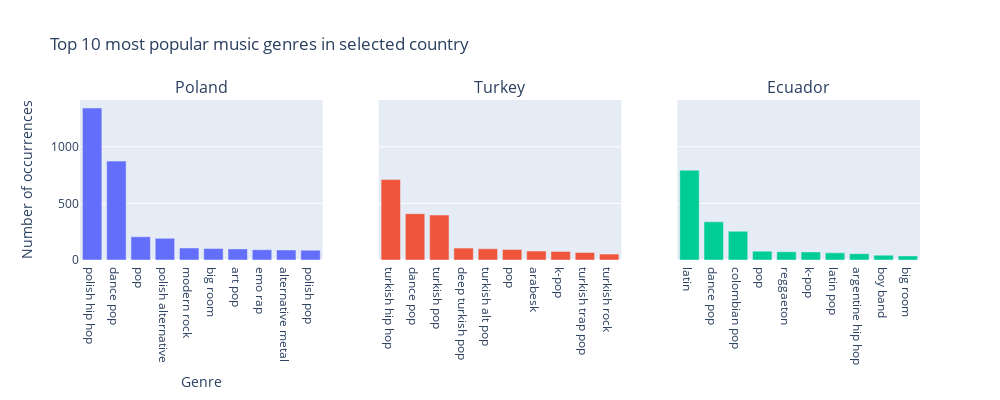

This figure's notebook cell:
### Markdown cell above
### Top 10 most popular music genres in selected country

### Code cell
poland_counts = df.query('Country == "Poland"')['Genre'].value_counts().nlargest(10)
turkey_counts = df.query('Country == "Turkey"')['Genre'].value_counts().nlargest(10)
ecuador_counts = df.query('Country == "Ecuador"')['Genre'].value_counts().nlargest(10)
fig = make_subplots(rows=1, cols=3, subplot_titles=("Poland", "Turkey", "Ecuador"), shared_yaxes=True)
fig.add_trace(go.Bar(x=poland_counts.index, y=poland_counts), row=1, col=1)
fig.add_trace(go.Bar(x=turkey_counts.index, y=turkey_counts), row=1, col=2)
fig.add_trace(go.Bar(x=ecuador_counts.index, y=ecuador_counts), row=1, col=3)
fig.update_layout(height=400, width=1000, title_text="Top 10 most popular music genres in selected country", showlegend=False, yaxis_title='Number of occurrences', xaxis_title='Genre')

                  
fig.show()
fig = px.bar()

### Figure 1 — Plotly figure (JSON) as saved in the notebook; plotly's stock layout.template omitted (floating-point values rounded to 4 significant figures)
{"data": [{"type": "bar", "x": ["polish hip hop", "dance pop", "pop", "polish alternative", "modern rock", "big room", "art pop", "emo rap", "alternative metal", "polish pop"], "xaxis": "x", "y": [1342, 873, 205, 191, 106, 101, 98, 91, 89, 86], "yaxis": "y"}, {"type": "bar", "x": ["turkish hip hop", "dance pop", "turkish pop", "deep turkish pop", "turkish alt pop", "pop", "arabesk", "k-pop", "turkish trap pop", "turkish rock"], "xaxis": "x2", "y": [710, 409, 397, 105, 99, 93, 79, 76, 66, 52], "yaxis": "y2"}, {"type": "bar", "x": ["latin", "dance pop", "colombian pop", "pop", "reggaeton", "k-pop", "latin pop", "argentine hip hop", "boy band", "big room"], "xaxis": "x3", "y": [793, 337, 254, 78, 73, 71, 63, 56, 43, 36], "yaxis": "y3"}], "layout": {"annotations": [{"font": {"size": 16}, "showarrow": false, "text": "Poland", "x": 0.1444, "xanchor": "center", "xref": "paper", "y": 1, "yanchor": "bottom", "yref": "paper"}, {"font": {"size": 16}, "showarrow": false, "text": "Turkey", "x": 0.5, "xanchor": "center", "xref": "paper", "y": 1, "yanchor": "bottom", "yref": "paper"}, {"font": {"size": 16}, "showarrow": false, "text": "Ecuador", "x": 0.8556, "xanchor": "center", "xref": "paper", "y": 1, "yanchor": "bottom", "yref": "paper"}], "height": 400, "showlegend": false, "title": {"text": "Top 10 most popular music genres in selected country"}, "width": 1000, "xaxis": {"anchor": "y", "domain": [0, 0.2889], "title": {"text": "Genre"}}, "xaxis2": {"anchor": "y2", "domain": [0.3556, 0.6444]}, "xaxis3": {"anchor": "y3", "domain": [0.7111, 1]}, "yaxis": {"anchor": "x", "domain": [0, 1], "title": {"text": "Number of occurrences"}}, "yaxis2": {"anchor": "x2", "domain": [0, 1], "matches": "y", "showticklabels": false}, "yaxis3": {"anchor": "x3", "domain": [0, 1], "matches": "y", "showticklabels": false}}}
